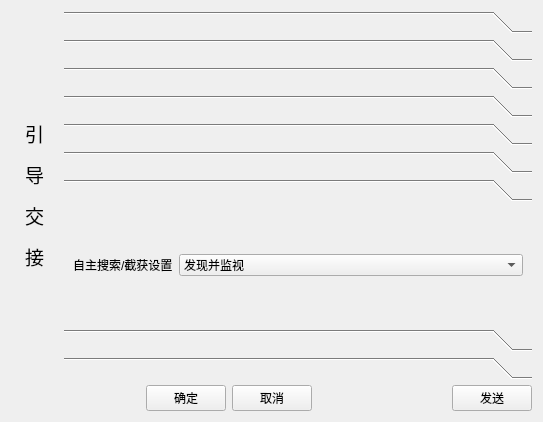
<?xml version="1.0" encoding="UTF-8"?>
<ui version="4.0">
 <class>CDlgScanSynergy02</class>
 <widget class="QWidget" name="CDlgScanSynergy02">
  <property name="geometry">
   <rect>
    <x>0</x>
    <y>0</y>
    <width>543</width>
    <height>422</height>
   </rect>
  </property>
  <property name="windowTitle">
   <string>Form</string>
  </property>
  <layout class="QVBoxLayout" name="verticalLayout">
   <item>
    <layout class="QHBoxLayout" name="horizontalLayout" stretch="1,10">
     <item>
      <widget class="QLabel" name="label">
       <property name="text">
        <string>&lt;html&gt;&lt;head/&gt;&lt;body&gt;&lt;p&gt;&lt;span style=&quot; font-size:14pt;&quot;&gt;引&lt;/span&gt;&lt;/p&gt;&lt;p&gt;&lt;span style=&quot; font-size:14pt;&quot;&gt;导&lt;/span&gt;&lt;/p&gt;&lt;p&gt;&lt;span style=&quot; font-size:14pt;&quot;&gt;交&lt;/span&gt;&lt;/p&gt;&lt;p&gt;&lt;span style=&quot; font-size:14pt;&quot;&gt;接&lt;/span&gt;&lt;/p&gt;&lt;/body&gt;&lt;/html&gt;</string>
       </property>
       <property name="alignment">
        <set>Qt::AlignCenter</set>
       </property>
      </widget>
     </item>
     <item>
      <widget class="QToolBox" name="toolBox">
       <property name="currentIndex">
        <number>6</number>
       </property>
       <widget class="QWidget" name="page">
        <property name="geometry">
         <rect>
          <x>0</x>
          <y>0</y>
          <width>470</width>
          <height>137</height>
         </rect>
        </property>
        <attribute name="label">
         <string/>
        </attribute>
        <layout class="QVBoxLayout" name="verticalLayout_2">
         <item>
          <widget class="QLabel" name="label_2">
           <property name="text">
            <string>协同任务信息交互点</string>
           </property>
          </widget>
         </item>
        </layout>
       </widget>
       <widget class="QWidget" name="page_2">
        <property name="geometry">
         <rect>
          <x>0</x>
          <y>0</y>
          <width>470</width>
          <height>137</height>
         </rect>
        </property>
        <attribute name="label">
         <string/>
        </attribute>
        <layout class="QHBoxLayout" name="horizontalLayout_3">
         <item>
          <widget class="QLabel" name="label_3">
           <property name="text">
            <string>目标识别信息</string>
           </property>
          </widget>
         </item>
        </layout>
       </widget>
       <widget class="QWidget" name="page_3">
        <property name="geometry">
         <rect>
          <x>0</x>
          <y>0</y>
          <width>470</width>
          <height>137</height>
         </rect>
        </property>
        <attribute name="label">
         <string/>
        </attribute>
        <layout class="QHBoxLayout" name="horizontalLayout_4">
         <item>
          <widget class="QLabel" name="label_4">
           <property name="text">
            <string>当前搜索范围</string>
           </property>
          </widget>
         </item>
        </layout>
       </widget>
       <widget class="QWidget" name="page_4">
        <property name="geometry">
         <rect>
          <x>0</x>
          <y>0</y>
          <width>470</width>
          <height>137</height>
         </rect>
        </property>
        <attribute name="label">
         <string/>
        </attribute>
        <layout class="QHBoxLayout" name="horizontalLayout_5">
         <item>
          <widget class="QLabel" name="label_5">
           <property name="text">
            <string>搜索参数设置（方位、仰角及数量）</string>
           </property>
          </widget>
         </item>
        </layout>
       </widget>
       <widget class="QWidget" name="page_5">
        <property name="geometry">
         <rect>
          <x>0</x>
          <y>0</y>
          <width>470</width>
          <height>137</height>
         </rect>
        </property>
        <attribute name="label">
         <string/>
        </attribute>
        <layout class="QHBoxLayout" name="horizontalLayout_6">
         <item>
          <widget class="QLabel" name="label_6">
           <property name="text">
            <string>搜索跟踪距离</string>
           </property>
          </widget>
         </item>
        </layout>
       </widget>
       <widget class="QWidget" name="page_6">
        <property name="geometry">
         <rect>
          <x>0</x>
          <y>0</y>
          <width>470</width>
          <height>137</height>
         </rect>
        </property>
        <attribute name="label">
         <string/>
        </attribute>
        <layout class="QHBoxLayout" name="horizontalLayout_8">
         <item>
          <widget class="QLabel" name="label_7">
           <property name="text">
            <string>视场/波束宽度</string>
           </property>
          </widget>
         </item>
        </layout>
       </widget>
       <widget class="QWidget" name="page_7">
        <property name="geometry">
         <rect>
          <x>0</x>
          <y>0</y>
          <width>470</width>
          <height>137</height>
         </rect>
        </property>
        <attribute name="label">
         <string/>
        </attribute>
        <layout class="QHBoxLayout" name="horizontalLayout_10" stretch="1,5">
         <item>
          <widget class="QLabel" name="label_8">
           <property name="text">
            <string>自主搜索/截获设置</string>
           </property>
          </widget>
         </item>
         <item>
          <widget class="QComboBox" name="comboBox">
           <item>
            <property name="text">
             <string>发现并监视</string>
            </property>
           </item>
           <item>
            <property name="text">
             <string>发现后返航</string>
            </property>
           </item>
           <item>
            <property name="text">
             <string>发现后攻击</string>
            </property>
           </item>
          </widget>
         </item>
        </layout>
       </widget>
       <widget class="QWidget" name="page_8">
        <property name="geometry">
         <rect>
          <x>0</x>
          <y>0</y>
          <width>470</width>
          <height>137</height>
         </rect>
        </property>
        <attribute name="label">
         <string/>
        </attribute>
        <layout class="QHBoxLayout" name="horizontalLayout_9" stretch="1,5">
         <item>
          <widget class="QLabel" name="label_9">
           <property name="text">
            <string>重复照射次数</string>
           </property>
          </widget>
         </item>
         <item>
          <widget class="QLineEdit" name="lineEdit"/>
         </item>
        </layout>
       </widget>
       <widget class="QWidget" name="page_9">
        <property name="geometry">
         <rect>
          <x>0</x>
          <y>0</y>
          <width>470</width>
          <height>137</height>
         </rect>
        </property>
        <attribute name="label">
         <string/>
        </attribute>
        <layout class="QHBoxLayout" name="horizontalLayout_7" stretch="1,5">
         <item>
          <widget class="QLabel" name="label_10">
           <property name="text">
            <string>目标截获概率</string>
           </property>
          </widget>
         </item>
         <item>
          <widget class="QLineEdit" name="lineEdit_2"/>
         </item>
        </layout>
       </widget>
      </widget>
     </item>
    </layout>
   </item>
   <item>
    <layout class="QHBoxLayout" name="horizontalLayout_2">
     <item>
      <spacer name="horizontalSpacer">
       <property name="orientation">
        <enum>Qt::Horizontal</enum>
       </property>
       <property name="sizeHint" stdset="0">
        <size>
         <width>40</width>
         <height>20</height>
        </size>
       </property>
      </spacer>
     </item>
     <item>
      <widget class="QPushButton" name="pushButton">
       <property name="text">
        <string>  确定  </string>
       </property>
      </widget>
     </item>
     <item>
      <widget class="QPushButton" name="pushButton_2">
       <property name="text">
        <string>  取消  </string>
       </property>
      </widget>
     </item>
     <item>
      <spacer name="horizontalSpacer_2">
       <property name="orientation">
        <enum>Qt::Horizontal</enum>
       </property>
       <property name="sizeHint" stdset="0">
        <size>
         <width>40</width>
         <height>20</height>
        </size>
       </property>
      </spacer>
     </item>
     <item>
      <widget class="QPushButton" name="pushButton_3">
       <property name="text">
        <string>  发送  </string>
       </property>
      </widget>
     </item>
    </layout>
   </item>
  </layout>
 </widget>
 <resources/>
 <connections/>
</ui>
